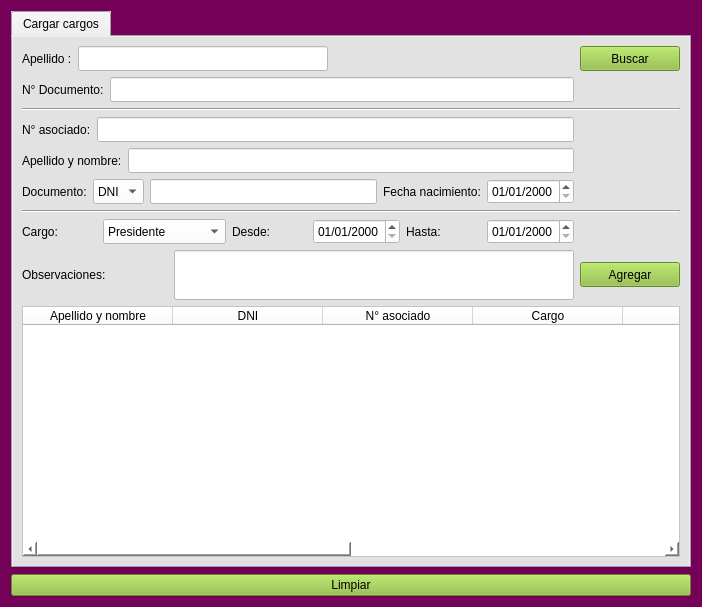
<?xml version="1.0" encoding="UTF-8"?>
<ui version="4.0">
 <class>Form_nomina_cargos</class>
 <widget class="QWidget" name="Form_nomina_cargos">
  <property name="geometry">
   <rect>
    <x>0</x>
    <y>0</y>
    <width>702</width>
    <height>607</height>
   </rect>
  </property>
  <property name="windowTitle">
   <string>Cargos Cooperativa</string>
  </property>
  <property name="styleSheet">
   <string notr="true">font: 12pt &quot;Courier 10 Pitch&quot;;
selection-color: rgb(0, 0, 0);
selection-background-color: rgb(170, 255, 127);
color: rgb(0, 0, 0);
background-color: rgb(117, 0, 88);</string>
  </property>
  <layout class="QGridLayout" name="gridLayout_2">
   <item row="0" column="0">
    <widget class="QTabWidget" name="tabWidget">
     <property name="styleSheet">
      <string notr="true">color: rgb(0, 0, 0);
background-color: rgb(226, 226, 226);</string>
     </property>
     <property name="currentIndex">
      <number>0</number>
     </property>
     <widget class="QWidget" name="tab">
      <attribute name="title">
       <string>Cargar cargos</string>
      </attribute>
      <layout class="QGridLayout" name="gridLayout">
       <item row="0" column="0" colspan="2">
        <layout class="QHBoxLayout" name="horizontalLayout">
         <item>
          <widget class="QLabel" name="label">
           <property name="text">
            <string>Apellido :</string>
           </property>
          </widget>
         </item>
         <item>
          <widget class="QLineEdit" name="lne_apellido">
           <property name="minimumSize">
            <size>
             <width>250</width>
             <height>25</height>
            </size>
           </property>
           <property name="maximumSize">
            <size>
             <width>250</width>
             <height>25</height>
            </size>
           </property>
           <property name="styleSheet">
            <string notr="true">background-color: rgb(255, 255, 255);</string>
           </property>
          </widget>
         </item>
         <item>
          <spacer name="horizontalSpacer">
           <property name="orientation">
            <enum>Qt::Horizontal</enum>
           </property>
           <property name="sizeHint" stdset="0">
            <size>
             <width>40</width>
             <height>20</height>
            </size>
           </property>
          </spacer>
         </item>
         <item>
          <widget class="QPushButton" name="boton_cargo_buscar">
           <property name="minimumSize">
            <size>
             <width>100</width>
             <height>25</height>
            </size>
           </property>
           <property name="maximumSize">
            <size>
             <width>100</width>
             <height>25</height>
            </size>
           </property>
           <property name="styleSheet">
            <string notr="true">color: rgb(0, 0, 0);
background-color: rgb(140, 189, 58);</string>
           </property>
           <property name="text">
            <string>Buscar</string>
           </property>
          </widget>
         </item>
        </layout>
       </item>
       <item row="1" column="0">
        <layout class="QHBoxLayout" name="horizontalLayout_2">
         <item>
          <widget class="QLabel" name="label_2">
           <property name="text">
            <string>N° Documento:</string>
           </property>
          </widget>
         </item>
         <item>
          <widget class="QLineEdit" name="lne_cargo_nro_doc_buscar">
           <property name="minimumSize">
            <size>
             <width>0</width>
             <height>25</height>
            </size>
           </property>
           <property name="maximumSize">
            <size>
             <width>16777215</width>
             <height>25</height>
            </size>
           </property>
           <property name="styleSheet">
            <string notr="true">background-color: rgb(255, 255, 255);</string>
           </property>
          </widget>
         </item>
        </layout>
       </item>
       <item row="2" column="0" colspan="2">
        <widget class="Line" name="line">
         <property name="orientation">
          <enum>Qt::Horizontal</enum>
         </property>
        </widget>
       </item>
       <item row="3" column="0">
        <layout class="QHBoxLayout" name="horizontalLayout_3">
         <item>
          <widget class="QLabel" name="label_3">
           <property name="text">
            <string>N° asociado:</string>
           </property>
          </widget>
         </item>
         <item>
          <widget class="QLineEdit" name="lne_nro_asoc">
           <property name="minimumSize">
            <size>
             <width>0</width>
             <height>25</height>
            </size>
           </property>
           <property name="maximumSize">
            <size>
             <width>16777215</width>
             <height>25</height>
            </size>
           </property>
           <property name="styleSheet">
            <string notr="true">background-color: rgb(255, 255, 255);</string>
           </property>
          </widget>
         </item>
        </layout>
       </item>
       <item row="4" column="0">
        <layout class="QHBoxLayout" name="horizontalLayout_4">
         <item>
          <widget class="QLabel" name="label_4">
           <property name="text">
            <string>Apellido y nombre:</string>
           </property>
          </widget>
         </item>
         <item>
          <widget class="QLineEdit" name="lne_apellido_nombre">
           <property name="minimumSize">
            <size>
             <width>0</width>
             <height>25</height>
            </size>
           </property>
           <property name="maximumSize">
            <size>
             <width>16777215</width>
             <height>25</height>
            </size>
           </property>
           <property name="styleSheet">
            <string notr="true">background-color: rgb(255, 255, 255);</string>
           </property>
          </widget>
         </item>
        </layout>
       </item>
       <item row="5" column="0">
        <layout class="QHBoxLayout" name="horizontalLayout_5">
         <item>
          <widget class="QLabel" name="label_6">
           <property name="text">
            <string>Documento:</string>
           </property>
          </widget>
         </item>
         <item>
          <widget class="QComboBox" name="cbx_tipo_doc">
           <property name="minimumSize">
            <size>
             <width>0</width>
             <height>25</height>
            </size>
           </property>
           <property name="maximumSize">
            <size>
             <width>16777215</width>
             <height>25</height>
            </size>
           </property>
           <property name="styleSheet">
            <string notr="true">background-color: rgb(255, 255, 255);</string>
           </property>
           <item>
            <property name="text">
             <string>DNI</string>
            </property>
           </item>
           <item>
            <property name="text">
             <string>LC</string>
            </property>
           </item>
           <item>
            <property name="text">
             <string>LE</string>
            </property>
           </item>
           <item>
            <property name="text">
             <string>CI</string>
            </property>
           </item>
          </widget>
         </item>
         <item>
          <widget class="QLineEdit" name="lne_nro_doc">
           <property name="minimumSize">
            <size>
             <width>0</width>
             <height>25</height>
            </size>
           </property>
           <property name="maximumSize">
            <size>
             <width>16777215</width>
             <height>25</height>
            </size>
           </property>
           <property name="styleSheet">
            <string notr="true">background-color: rgb(255, 255, 255);</string>
           </property>
           <property name="text">
            <string/>
           </property>
          </widget>
         </item>
         <item>
          <widget class="QLabel" name="label_7">
           <property name="text">
            <string>Fecha nacimiento:</string>
           </property>
          </widget>
         </item>
         <item>
          <widget class="QDateEdit" name="dte_fec_nac">
           <property name="minimumSize">
            <size>
             <width>0</width>
             <height>25</height>
            </size>
           </property>
           <property name="maximumSize">
            <size>
             <width>16777215</width>
             <height>25</height>
            </size>
           </property>
           <property name="styleSheet">
            <string notr="true">background-color: rgb(255, 255, 255);</string>
           </property>
           <property name="displayFormat">
            <string>dd/MM/yyyy</string>
           </property>
          </widget>
         </item>
        </layout>
       </item>
       <item row="6" column="0" colspan="2">
        <widget class="Line" name="line_2">
         <property name="orientation">
          <enum>Qt::Horizontal</enum>
         </property>
        </widget>
       </item>
       <item row="7" column="0">
        <layout class="QHBoxLayout" name="horizontalLayout_6">
         <item>
          <widget class="QLabel" name="label_5">
           <property name="text">
            <string>Cargo:</string>
           </property>
          </widget>
         </item>
         <item>
          <widget class="QComboBox" name="cbx_cargo">
           <property name="minimumSize">
            <size>
             <width>0</width>
             <height>25</height>
            </size>
           </property>
           <property name="maximumSize">
            <size>
             <width>16777215</width>
             <height>25</height>
            </size>
           </property>
           <property name="styleSheet">
            <string notr="true">background-color: rgb(255, 255, 255);</string>
           </property>
           <item>
            <property name="text">
             <string>Presidente</string>
            </property>
           </item>
           <item>
            <property name="text">
             <string>Vicepresidente</string>
            </property>
           </item>
           <item>
            <property name="text">
             <string>Secretario/a</string>
            </property>
           </item>
           <item>
            <property name="text">
             <string>Tesorero/a</string>
            </property>
           </item>
           <item>
            <property name="text">
             <string>Síndico Titular</string>
            </property>
           </item>
           <item>
            <property name="text">
             <string>Síndico Suplente</string>
            </property>
           </item>
           <item>
            <property name="text">
             <string>Vocal 1°</string>
            </property>
           </item>
          </widget>
         </item>
         <item>
          <widget class="QLabel" name="label_8">
           <property name="text">
            <string>Desde:</string>
           </property>
          </widget>
         </item>
         <item>
          <widget class="QDateEdit" name="dte_desde">
           <property name="minimumSize">
            <size>
             <width>0</width>
             <height>25</height>
            </size>
           </property>
           <property name="maximumSize">
            <size>
             <width>16777215</width>
             <height>25</height>
            </size>
           </property>
           <property name="styleSheet">
            <string notr="true">background-color: rgb(255, 255, 255);</string>
           </property>
           <property name="displayFormat">
            <string>dd/MM/yyyy</string>
           </property>
          </widget>
         </item>
         <item>
          <widget class="QLabel" name="label_9">
           <property name="text">
            <string>Hasta:</string>
           </property>
          </widget>
         </item>
         <item>
          <widget class="QDateEdit" name="dte_hasta">
           <property name="minimumSize">
            <size>
             <width>0</width>
             <height>25</height>
            </size>
           </property>
           <property name="maximumSize">
            <size>
             <width>16777215</width>
             <height>25</height>
            </size>
           </property>
           <property name="styleSheet">
            <string notr="true">background-color: rgb(255, 255, 255);</string>
           </property>
           <property name="displayFormat">
            <string>dd/MM/yyyy</string>
           </property>
          </widget>
         </item>
        </layout>
       </item>
       <item row="8" column="0">
        <layout class="QHBoxLayout" name="horizontalLayout_7">
         <item>
          <widget class="QLabel" name="label_10">
           <property name="text">
            <string>Observaciones:</string>
           </property>
          </widget>
         </item>
         <item>
          <widget class="QLineEdit" name="lne_observacion">
           <property name="minimumSize">
            <size>
             <width>400</width>
             <height>50</height>
            </size>
           </property>
           <property name="maximumSize">
            <size>
             <width>400</width>
             <height>50</height>
            </size>
           </property>
           <property name="styleSheet">
            <string notr="true">background-color: rgb(255, 255, 255);</string>
           </property>
           <property name="text">
            <string/>
           </property>
          </widget>
         </item>
        </layout>
       </item>
       <item row="8" column="1">
        <widget class="QPushButton" name="boton_cargo_agregar">
         <property name="minimumSize">
          <size>
           <width>100</width>
           <height>25</height>
          </size>
         </property>
         <property name="maximumSize">
          <size>
           <width>100</width>
           <height>25</height>
          </size>
         </property>
         <property name="styleSheet">
          <string notr="true">color: rgb(0, 0, 0);
background-color: rgb(140, 189, 58);</string>
         </property>
         <property name="text">
          <string>Agregar</string>
         </property>
        </widget>
       </item>
       <item row="9" column="0" colspan="2">
        <widget class="QTableWidget" name="tw_nomina_cargos">
         <property name="styleSheet">
          <string notr="true">background-color: rgb(255, 255, 255);</string>
         </property>
         <attribute name="horizontalHeaderDefaultSectionSize">
          <number>150</number>
         </attribute>
         <column>
          <property name="text">
           <string>Apellido y nombre</string>
          </property>
          <property name="background">
           <color>
            <red>177</red>
            <green>215</green>
            <blue>154</blue>
           </color>
          </property>
         </column>
         <column>
          <property name="text">
           <string>DNI</string>
          </property>
          <property name="background">
           <color>
            <red>177</red>
            <green>215</green>
            <blue>154</blue>
           </color>
          </property>
         </column>
         <column>
          <property name="text">
           <string>N° asociado</string>
          </property>
          <property name="background">
           <color>
            <red>177</red>
            <green>215</green>
            <blue>154</blue>
           </color>
          </property>
         </column>
         <column>
          <property name="text">
           <string>Cargo</string>
          </property>
          <property name="background">
           <color>
            <red>177</red>
            <green>215</green>
            <blue>154</blue>
           </color>
          </property>
         </column>
         <column>
          <property name="text">
           <string>Desde</string>
          </property>
          <property name="background">
           <color>
            <red>177</red>
            <green>215</green>
            <blue>154</blue>
           </color>
          </property>
         </column>
         <column>
          <property name="text">
           <string>Hasta</string>
          </property>
          <property name="background">
           <color>
            <red>177</red>
            <green>215</green>
            <blue>154</blue>
           </color>
          </property>
         </column>
         <column>
          <property name="text">
           <string>Observaciones</string>
          </property>
          <property name="background">
           <color>
            <red>177</red>
            <green>215</green>
            <blue>154</blue>
           </color>
          </property>
         </column>
         <column>
          <property name="text">
           <string>ID</string>
          </property>
          <property name="background">
           <color>
            <red>177</red>
            <green>215</green>
            <blue>154</blue>
           </color>
          </property>
         </column>
        </widget>
       </item>
      </layout>
     </widget>
    </widget>
   </item>
   <item row="1" column="0">
    <widget class="QPushButton" name="boton_limpiar">
     <property name="styleSheet">
      <string notr="true">color: rgb(0, 0, 0);
background-color: rgb(140, 189, 58);</string>
     </property>
     <property name="text">
      <string>Limpiar</string>
     </property>
    </widget>
   </item>
  </layout>
 </widget>
 <resources/>
 <connections>
  <connection>
   <sender>boton_limpiar</sender>
   <signal>clicked()</signal>
   <receiver>lne_observacion</receiver>
   <slot>clear()</slot>
   <hints>
    <hint type="sourcelabel">
     <x>179</x>
     <y>583</y>
    </hint>
    <hint type="destinationlabel">
     <x>213</x>
     <y>266</y>
    </hint>
   </hints>
  </connection>
  <connection>
   <sender>boton_limpiar</sender>
   <signal>clicked()</signal>
   <receiver>lne_nro_doc</receiver>
   <slot>clear()</slot>
   <hints>
    <hint type="sourcelabel">
     <x>228</x>
     <y>588</y>
    </hint>
    <hint type="destinationlabel">
     <x>218</x>
     <y>197</y>
    </hint>
   </hints>
  </connection>
  <connection>
   <sender>boton_limpiar</sender>
   <signal>clicked()</signal>
   <receiver>lne_apellido_nombre</receiver>
   <slot>clear()</slot>
   <hints>
    <hint type="sourcelabel">
     <x>274</x>
     <y>577</y>
    </hint>
    <hint type="destinationlabel">
     <x>231</x>
     <y>157</y>
    </hint>
   </hints>
  </connection>
  <connection>
   <sender>boton_limpiar</sender>
   <signal>clicked()</signal>
   <receiver>lne_nro_asoc</receiver>
   <slot>clear()</slot>
   <hints>
    <hint type="sourcelabel">
     <x>374</x>
     <y>586</y>
    </hint>
    <hint type="destinationlabel">
     <x>331</x>
     <y>128</y>
    </hint>
   </hints>
  </connection>
  <connection>
   <sender>boton_limpiar</sender>
   <signal>clicked()</signal>
   <receiver>lne_cargo_nro_doc_buscar</receiver>
   <slot>clear()</slot>
   <hints>
    <hint type="sourcelabel">
     <x>419</x>
     <y>589</y>
    </hint>
    <hint type="destinationlabel">
     <x>333</x>
     <y>90</y>
    </hint>
   </hints>
  </connection>
  <connection>
   <sender>boton_limpiar</sender>
   <signal>clicked()</signal>
   <receiver>lne_apellido</receiver>
   <slot>clear()</slot>
   <hints>
    <hint type="sourcelabel">
     <x>501</x>
     <y>582</y>
    </hint>
    <hint type="destinationlabel">
     <x>290</x>
     <y>62</y>
    </hint>
   </hints>
  </connection>
 </connections>
</ui>
